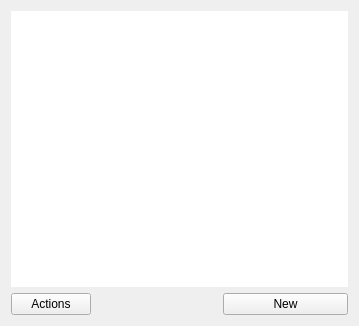
<?xml version="1.0" encoding="UTF-8"?>
<ui version="4.0">
 <class>RigMemoryFrame</class>
 <widget class="MinosPanel" name="RigMemoryFrame">
  <property name="geometry">
   <rect>
    <x>0</x>
    <y>0</y>
    <width>359</width>
    <height>326</height>
   </rect>
  </property>
  <property name="windowTitle">
   <string/>
  </property>
  <property name="frameShape">
   <enum>QFrame::NoFrame</enum>
  </property>
  <property name="frameShadow">
   <enum>QFrame::Plain</enum>
  </property>
  <layout class="QVBoxLayout" name="verticalLayout">
   <item>
    <widget class="MinosTableWidget" name="rigMemTable">
     <property name="focusPolicy">
      <enum>Qt::ClickFocus</enum>
     </property>
     <property name="frameShape">
      <enum>QFrame::NoFrame</enum>
     </property>
     <property name="frameShadow">
      <enum>QFrame::Plain</enum>
     </property>
     <property name="autoScroll">
      <bool>false</bool>
     </property>
     <property name="editTriggers">
      <set>QAbstractItemView::NoEditTriggers</set>
     </property>
     <property name="alternatingRowColors">
      <bool>true</bool>
     </property>
     <property name="selectionMode">
      <enum>QAbstractItemView::SingleSelection</enum>
     </property>
     <property name="selectionBehavior">
      <enum>QAbstractItemView::SelectRows</enum>
     </property>
     <property name="horizontalScrollMode">
      <enum>QAbstractItemView::ScrollPerPixel</enum>
     </property>
     <property name="sortingEnabled">
      <bool>true</bool>
     </property>
     <property name="wordWrap">
      <bool>false</bool>
     </property>
     <property name="cornerButtonEnabled">
      <bool>false</bool>
     </property>
     <attribute name="horizontalHeaderShowSortIndicator" stdset="0">
      <bool>true</bool>
     </attribute>
     <attribute name="horizontalHeaderStretchLastSection">
      <bool>true</bool>
     </attribute>
     <attribute name="verticalHeaderMinimumSectionSize">
      <number>10</number>
     </attribute>
     <attribute name="verticalHeaderDefaultSectionSize">
      <number>21</number>
     </attribute>
    </widget>
   </item>
   <item>
    <layout class="QHBoxLayout" name="horizontalLayout">
     <item>
      <widget class="QPushButton" name="flushMemoriesButton">
       <property name="focusPolicy">
        <enum>Qt::NoFocus</enum>
       </property>
       <property name="text">
        <string>Actions</string>
       </property>
      </widget>
     </item>
     <item>
      <spacer name="horizontalSpacer">
       <property name="orientation">
        <enum>Qt::Horizontal</enum>
       </property>
       <property name="sizeHint" stdset="0">
        <size>
         <width>68</width>
         <height>20</height>
        </size>
       </property>
      </spacer>
     </item>
     <item>
      <widget class="QPushButton" name="newMemoryButton">
       <property name="sizePolicy">
        <sizepolicy hsizetype="Expanding" vsizetype="Fixed">
         <horstretch>0</horstretch>
         <verstretch>0</verstretch>
        </sizepolicy>
       </property>
       <property name="focusPolicy">
        <enum>Qt::NoFocus</enum>
       </property>
       <property name="text">
        <string>New</string>
       </property>
      </widget>
     </item>
    </layout>
   </item>
  </layout>
 </widget>
 <customwidgets>
  <customwidget>
   <class>MinosTableWidget</class>
   <extends>QTableView</extends>
   <header>minostablewidget.h</header>
  </customwidget>
   <customwidget>
    <class>MinosPanel</class>
    <extends>QFrame</extends>
    <header>minospanel.h</header>
    <container>1</container>
   </customwidget>
 </customwidgets>
 <resources/>
 <connections/>
</ui>
